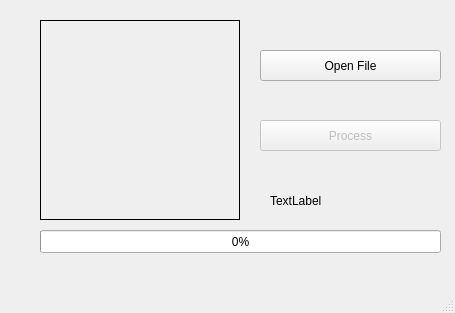
<?xml version="1.0" encoding="UTF-8"?>
<ui version="4.0">
 <class>MainWindow</class>
 <widget class="QMainWindow" name="MainWindow">
  <property name="enabled">
   <bool>true</bool>
  </property>
  <property name="geometry">
   <rect>
    <x>0</x>
    <y>0</y>
    <width>455</width>
    <height>313</height>
   </rect>
  </property>
  <property name="minimumSize">
   <size>
    <width>455</width>
    <height>313</height>
   </size>
  </property>
  <property name="maximumSize">
   <size>
    <width>455</width>
    <height>313</height>
   </size>
  </property>
  <property name="windowTitle">
   <string>Green Detector by Julien Martins</string>
  </property>
  <widget class="QWidget" name="centralwidget">
   <widget class="QPushButton" name="openButton">
    <property name="geometry">
     <rect>
      <x>260</x>
      <y>50</y>
      <width>181</width>
      <height>31</height>
     </rect>
    </property>
    <property name="text">
     <string>Open File</string>
    </property>
   </widget>
   <widget class="QPushButton" name="processButton">
    <property name="enabled">
     <bool>false</bool>
    </property>
    <property name="geometry">
     <rect>
      <x>260</x>
      <y>120</y>
      <width>181</width>
      <height>31</height>
     </rect>
    </property>
    <property name="text">
     <string>Process</string>
    </property>
   </widget>
   <widget class="QProgressBar" name="progressBar">
    <property name="enabled">
     <bool>true</bool>
    </property>
    <property name="geometry">
     <rect>
      <x>40</x>
      <y>230</y>
      <width>401</width>
      <height>23</height>
     </rect>
    </property>
    <property name="value">
     <number>0</number>
    </property>
    <property name="alignment">
     <set>Qt::AlignCenter</set>
    </property>
   </widget>
   <widget class="QLabel" name="imageViewer">
    <property name="geometry">
     <rect>
      <x>40</x>
      <y>20</y>
      <width>200</width>
      <height>200</height>
     </rect>
    </property>
    <property name="frameShape">
     <enum>QFrame::Box</enum>
    </property>
    <property name="text">
     <string/>
    </property>
   </widget>
   <widget class="QLabel" name="statusLabel">
    <property name="geometry">
     <rect>
      <x>270</x>
      <y>190</y>
      <width>131</width>
      <height>21</height>
     </rect>
    </property>
    <property name="text">
     <string>TextLabel</string>
    </property>
   </widget>
  </widget>
  <widget class="QMenuBar" name="menubar">
   <property name="geometry">
    <rect>
     <x>0</x>
     <y>0</y>
     <width>455</width>
     <height>21</height>
    </rect>
   </property>
  </widget>
  <widget class="QStatusBar" name="statusbar"/>
 </widget>
 <resources/>
 <connections/>
</ui>
